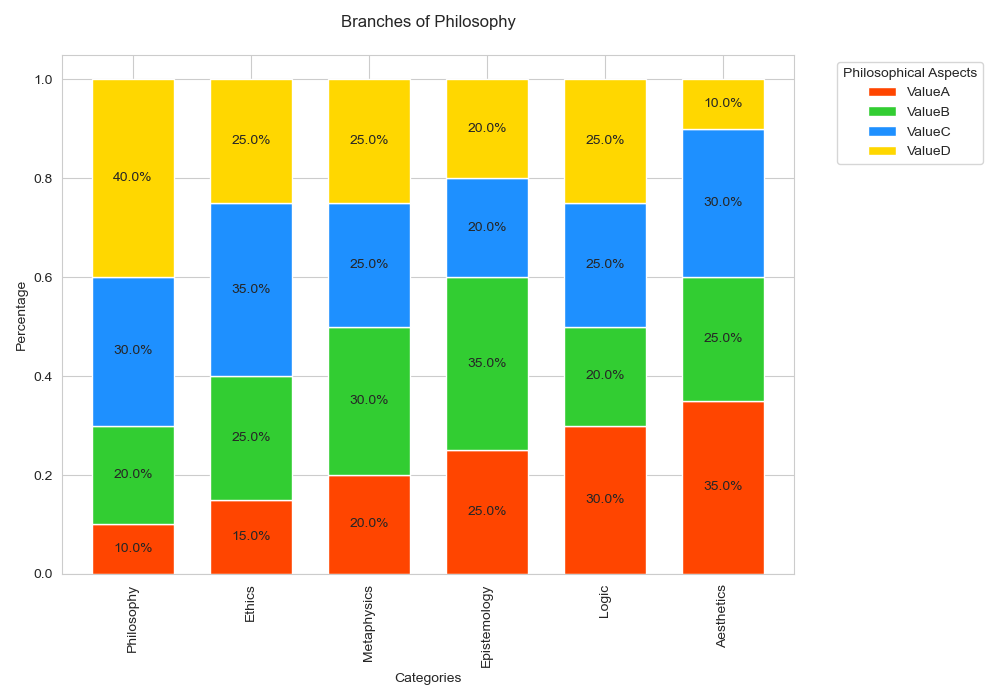

Source code (Python):

import matplotlib.pyplot as plt
import seaborn as sns
import pandas as pd

data = {
    'Category': ['Philosophy', 'Ethics', 'Metaphysics', 'Epistemology', 'Logic', 'Aesthetics'],
    'ValueA': [10, 15, 20, 25, 30, 35],
    'ValueB': [20, 25, 30, 35, 20, 25],
    'ValueC': [30, 35, 25, 20, 25, 30],
    'ValueD': [40, 25, 25, 20, 25, 10],
}

df = pd.DataFrame(data)

df_percentage = df.set_index('Category')
df_percentage = df_percentage.divide(df_percentage.sum(axis=1), axis=0)

fig, ax = plt.subplots(figsize=(10, 7))
df_percentage.plot(kind='bar', stacked=True, color=['#FF4500', '#32CD32', '#1E90FF', '#FFD700'], ax=ax, width=0.7)

for n in df_percentage:
    for i, (cs, ab, pc) in enumerate(zip(df_percentage.iloc[:, :].cumsum(1)[n], 
                                          df_percentage[n], df_percentage[n])):
        if pc > 0:
            plt.text(i, cs - ab / 2, str(round(pc * 100, 1)) + '%', va='center', ha='center', fontsize=10)

plt.title('Branches of Philosophy', pad=20)
ax.set_ylabel('Percentage')
ax.set_xlabel('Categories')
plt.legend(title='Philosophical Aspects', bbox_to_anchor=(1.05, 1), loc='upper left')

plt.tight_layout()
plt.show()
